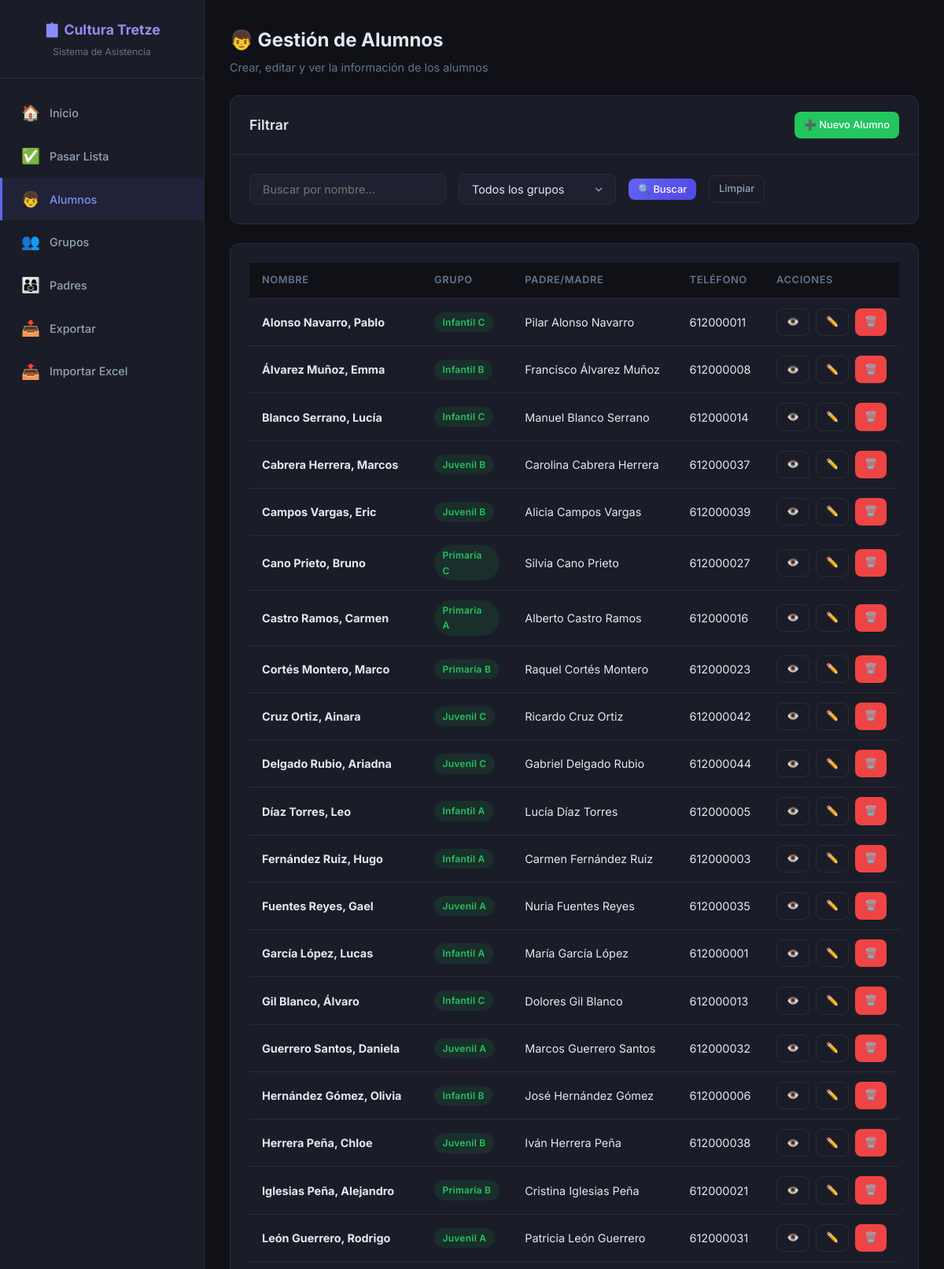
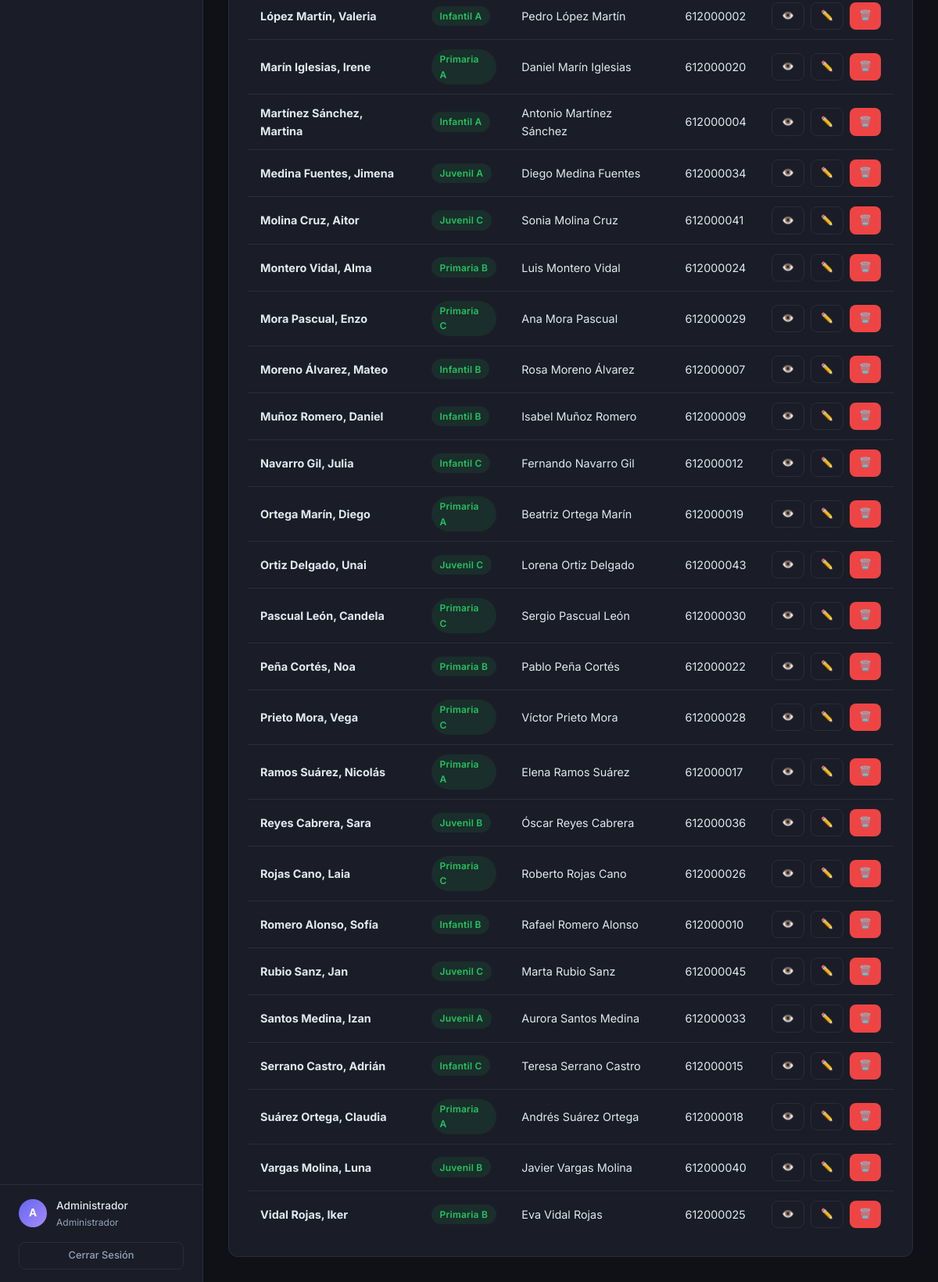
The app's page /admin/students.php (signed in) with its own data (2 pictures, top to bottom).
### tables this page shows
CREATE TABLE IF NOT EXISTS `students` (
    `id` INT AUTO_INCREMENT PRIMARY KEY,
    `name` VARCHAR(100) NOT NULL,
    `surname` VARCHAR(100) NOT NULL,
    `birthdate` DATE DEFAULT NULL,
    `parent_id` INT DEFAULT NULL,
    `group_id` INT DEFAULT NULL,
    `photo` VARCHAR(255) DEFAULT NULL,
    `notes` TEXT DEFAULT NULL,
    `created_at` DATETIME DEFAULT CURRENT_TIMESTAMP,
    FOREIGN KEY (`parent_id`) REFERENCES `users`(`id`) ON DELETE SET NULL,
    FOREIGN KEY (`group_id`) REFERENCES `groups`(`id`) ON DELETE SET NULL
);

CREATE TABLE IF NOT EXISTS `groups` (
    `id` INT AUTO_INCREMENT PRIMARY KEY,
    `name` VARCHAR(100) NOT NULL,
    `description` VARCHAR(255) DEFAULT NULL,
    `teacher_id` INT DEFAULT NULL,
    `created_at` DATETIME DEFAULT CURRENT_TIMESTAMP,
    FOREIGN KEY (`teacher_id`) REFERENCES `users`(`id`) ON DELETE SET NULL
);

CREATE TABLE IF NOT EXISTS `users` (
    `id` INT AUTO_INCREMENT PRIMARY KEY,
    `username` VARCHAR(50) NOT NULL UNIQUE,
    `password` VARCHAR(255) NOT NULL,
    `role` ENUM('admin', 'teacher', 'parent') NOT NULL DEFAULT 'parent',
    `name` VARCHAR(100) NOT NULL,
    `email` VARCHAR(100) DEFAULT NULL,
    `phone` VARCHAR(20) DEFAULT NULL,
    `created_at` DATETIME DEFAULT CURRENT_TIMESTAMP
);

### config/database.php (called while the page is built, shortened)
<?php
function getDB() {
    static $pdo = null;
    if ($pdo === null) {
        try {
            $dsn = "mysql:host=" . DB_HOST . ";dbname=" . DB_NAME . ";charset=" . DB_CHARSET;
            $pdo = new PDO($dsn, DB_USER, DB_PASS, [
                PDO::ATTR_ERRMODE            => PDO::ERRMODE_EXCEPTION,
                PDO::ATTR_DEFAULT_FETCH_MODE => PDO::FETCH_ASSOC,
                PDO::ATTR_EMULATE_PREPARES   => false,
            ]);
        } catch (PDOException $e) {
            die("Error de conexión: " . $e->getMessage());
        }
    }
    return $pdo;
}

### classes/Student.php (called while the page is built, shortened)
<?php
class Student {
    private $db;
    public function __construct() {
        $this->db = getDB();
    }
    public function getAll($filters = []) {
        $where = [];
        $params = [];
        $whereClause = !empty($where) ? 'WHERE ' . implode(' AND ', $where) : '';
        $sql = "SELECT s.*,
                       g.name AS group_name,
                       u.name AS parent_name,
                       u.phone AS parent_phone
                FROM students s
                LEFT JOIN `groups` g ON s.group_id = g.id
                LEFT JOIN users u ON s.parent_id = u.id
                $whereClause
                ORDER BY s.surname, s.name";
        $stmt = $this->db->prepare($sql);
        $stmt->execute($params);
        return $stmt->fetchAll();
    }
}

### admin/students.php (the view, shortened to what this page needs)
<?php
require_once __DIR__ . '/../classes/Auth.php';
require_once __DIR__ . '/../classes/Student.php';
$studentManager = new Student();
$action = $_GET['action'] ?? 'list';
$filterSearch = $_GET['search'] ?? '';
$filters = [];
$students = $studentManager->getAll($filters);
?>
<!DOCTYPE html>
<html lang="es">
<head>
    <link rel="stylesheet" href="<?= BASE_URL ?>/css/style.css">
</head>
<body>
    <div class="app-layout">
        <?php include __DIR__ . '/../includes/sidebar_admin.php'; ?>
        <main class="main-content">
            <div class="page-title fade-in">
                <h1>👦 Gestión de Alumnos</h1>
                <p>Crear, editar y ver la información de los alumnos</p>
            </div>
            <?php if ($action === 'list'): ?>
                <div class="card fade-in mb-3">
                    <div class="card-header">
                        <h3>Filtrar</h3>
                        <a href="?action=new" class="btn btn-success btn-sm">➕ Nuevo Alumno</a>
                    </div>
                    <div class="card-body">
                        <form method="GET" class="d-flex flex-wrap gap-2 align-center">
                            <input type="text" name="search" class="form-input" placeholder="Buscar por nombre..."
                                   value="<?= htmlspecialchars($filterSearch) ?>" style="max-width: 250px;">
                            <select name="group_id" class="form-select" style="max-width: 200px;">
                                <option value="">Todos los grupos</option>
                            </select>
                            <button type="submit" class="btn btn-primary btn-sm">🔍 Buscar</button>
                            <a href="?action=list" class="btn btn-outline btn-sm">Limpiar</a>
                        </form>
                    </div>
                </div>
                <div class="card fade-in">
                    <div class="card-body">
                        <?php if (empty($students)): ?>
                            <div class="empty-state">
                                <div class="icon">👦</div>
                                <h3>No hay alumnos</h3>
                                <p>Añade tu primer alumno.</p>
                                <a href="?action=new" class="btn btn-primary mt-2">➕ Añadir Alumno</a>
                            </div>
                        <?php else: ?>
                            <div class="table-responsive">
                                <table>
                                    <thead>
                                        <tr>
                                            <th>Nombre</th>
                                            <th>Grupo</th>
                                            <th>Padre/Madre</th>
                                            <th>Teléfono</th>
                                            <th>Acciones</th>
                                        </tr>
                                    </thead>
                                    <tbody>
                                        <?php foreach ($students as $s): ?>
                                            <tr>
                                                <td><strong><?= htmlspecialchars($s['surname'] . ', ' . $s['name']) ?></strong></td>
                                                <td>
                                                    <?php if ($s['group_name']): ?>
                                                        <span class="badge badge-present"><?= htmlspecialchars($s['group_name']) ?></span>
                                                    <?php else: ?>
                                                        <span class="badge badge-late">Sin grupo</span>
                                                    <?php endif; ?>
                                                </td>
                                                <td><?= htmlspecialchars($s['parent_name'] ?? '-') ?></td>
                                                <td><?= htmlspecialchars($s['parent_phone'] ?? '-') ?></td>
                                                <td>
                                                    <div class="d-flex gap-1">
                                                        <a href="?action=view&id=<?= $s['id'] ?>" class="btn btn-outline btn-sm">👁️</a>
                                                        <a href="?action=edit&id=<?= $s['id'] ?>" class="btn btn-outline btn-sm">✏️</a>
                                                        <a href="?delete=<?= $s['id'] ?>" class="btn btn-danger btn-sm"
                                                           onclick="return confirm('¿Estás seguro de eliminar este alumno?')">🗑️</a>
                                                    </div>
                                                </td>
                                            </tr>
                                        <?php endforeach; ?>
                                    </tbody>
                                </table>
                            </div>
                        <?php endif; ?>
                    </div>
                </div>
            <?php endif; ?>
        </main>
    </div>
</body>
</html>

### css/style.css (style rules this page uses)
:root { --primary: #6366f1; --primary-light: #818cf8; --primary-dark: #4f46e5; --primary-bg: rgba(99, 102, 241, 0.08); --success: #22c55e; --success-bg: rgba(34, 197, 94, 0.1); --danger: #ef4444; --danger-bg: rgba(239, 68, 68, 0.1); --warning: #f59e0b; --warning-bg: rgba(245, 158, 11, 0.1); --info: #3b82f6; --info-bg: rgba(59, 130, 246, 0.1); --bg: #0f1117; --bg-card: #1a1d27; --bg-card-hover: #22252f; --bg-input: #1e2130; --border: #2a2d3a; --border-focus: #6366f1; --text: #e2e8f0; --text-secondary: #94a3b8; --text-muted: #64748b; --sidebar-width: 260px; --header-height: 64px; --radius: 12px; --radius-sm: 8px; --shadow: 0 4px 24px rgba(0, 0, 0, 0.3); --shadow-sm: 0 2px 8px rgba(0, 0, 0, 0.2); --transition: all 0.2s ease; }
*, *::before, *::after { margin: 0; padding: 0; box-sizing: border-box; }
html { font-size: 16px; scroll-behavior: smooth; }
body { font-family: 'Inter', -apple-system, BlinkMacSystemFont, sans-serif; background: var(--bg); color: var(--text); line-height: 1.6; min-height: 100vh; -webkit-font-smoothing: antialiased; }
a { color: var(--primary-light); text-decoration: none; transition: var(--transition); }
.app-layout { display: flex; min-height: 100vh; }
.main-content { flex: 1; margin-left: var(--sidebar-width); padding: 2rem; min-height: 100vh; }
.card { background: var(--bg-card); border: 1px solid var(--border); border-radius: var(--radius); overflow: hidden; transition: var(--transition); }
.card-header { padding: 1.25rem 1.5rem; border-bottom: 1px solid var(--border); display: flex; align-items: center; justify-content: space-between; flex-wrap: wrap; gap: 0.75rem; }
.card-header h3 { font-size: 1.1rem; font-weight: 600; }
.card-body { padding: 1.5rem; }
.page-title { margin-bottom: 1.5rem; }
.page-title h1 { font-size: 1.5rem; font-weight: 700; }
.page-title p { color: var(--text-muted); font-size: 0.9rem; margin-top: 0.25rem; }
.table-responsive { overflow-x: auto; -webkit-overflow-scrolling: touch; }
table { width: 100%; border-collapse: collapse; }
thead th { background: var(--bg); padding: 0.75rem 1rem; text-align: left; font-size: 0.8rem; font-weight: 600; color: var(--text-muted); text-transform: uppercase; letter-spacing: 0.05em; white-space: nowrap; position: sticky; top: 0; }
tbody td { padding: 0.75rem 1rem; border-top: 1px solid var(--border); font-size: 0.9rem; vertical-align: middle; }
.btn { display: inline-flex; align-items: center; justify-content: center; gap: 0.5rem; padding: 0.6rem 1.25rem; border: none; border-radius: var(--radius-sm); font-family: inherit; font-size: 0.9rem; font-weight: 500; cursor: pointer; transition: var(--transition); white-space: nowrap; text-decoration: none; }
.btn-primary { background: linear-gradient(135deg, var(--primary), var(--primary-dark)); color: white; }
.btn-success { background: var(--success); color: white; }
.btn-danger { background: var(--danger); color: white; }
.btn-outline { background: transparent; border: 1px solid var(--border); color: var(--text-secondary); }
.btn-sm { padding: 0.4rem 0.75rem; font-size: 0.8rem; }
.form-input, .form-select, .form-textarea { width: 100%; padding: 0.65rem 1rem; background: var(--bg-input); border: 1px solid var(--border); border-radius: var(--radius-sm); color: var(--text); font-family: inherit; font-size: 0.9rem; transition: var(--transition); outline: none; }
.form-select { appearance: none; background-position: right 0.75rem center; background-repeat: no-repeat; background-size: 1.25em; padding-right: 2.5rem; }
.badge { display: inline-flex; align-items: center; padding: 0.2rem 0.65rem; border-radius: 50px; font-size: 0.75rem; font-weight: 600; letter-spacing: 0.02em; }
.badge-present { background: var(--success-bg); color: var(--success); }
.mb-3 { margin-bottom: 1.5rem; }
.d-flex { display: flex; }
.align-center { align-items: center; }
.gap-1 { gap: 0.5rem; }
.gap-2 { gap: 1rem; }
.flex-wrap { flex-wrap: wrap; }
.fade-in { animation: fadeIn 0.3s ease forwards; }

### records on screen
students: surname+name "Alonso Navarro, Pablo", group.name "Infantil C", parent.name "Pilar Alonso Navarro", parent.phone "612000011"
students: surname+name "Álvarez Muñoz, Emma", group.name "Infantil B", parent.name "Francisco Álvarez Muñoz", parent.phone "612000008"
students: surname+name "Blanco Serrano, Lucía", group.name "Infantil C", parent.name "Manuel Blanco Serrano", parent.phone "612000014"
students: surname+name "Cabrera Herrera, Marcos", group.name "Juvenil B", parent.name "Carolina Cabrera Herrera", parent.phone "612000037"
students: surname+name "Campos Vargas, Eric", group.name "Juvenil B", parent.name "Alicia Campos Vargas", parent.phone "612000039"
students: surname+name "Cano Prieto, Bruno", group.name "Primaria C", parent.name "Silvia Cano Prieto", parent.phone "612000027"
students: surname+name "Castro Ramos, Carmen", group.name "Primaria A", parent.name "Alberto Castro Ramos", parent.phone "612000016"
students: surname+name "Cortés Montero, Marco", group.name "Primaria B", parent.name "Raquel Cortés Montero", parent.phone "612000023"
students: surname+name "Cruz Ortiz, Ainara", group.name "Juvenil C", parent.name "Ricardo Cruz Ortiz", parent.phone "612000042"
students: surname+name "Delgado Rubio, Ariadna", group.name "Juvenil C", parent.name "Gabriel Delgado Rubio", parent.phone "612000044"
students: surname+name "Díaz Torres, Leo", group.name "Infantil A", parent.name "Lucía Díaz Torres", parent.phone "612000005"
students: surname+name "Fernández Ruiz, Hugo", group.name "Infantil A", parent.name "Carmen Fernández Ruiz", parent.phone "612000003"
students: surname+name "Fuentes Reyes, Gael", group.name "Juvenil A", parent.name "Nuria Fuentes Reyes", parent.phone "612000035"
students: surname+name "García López, Lucas", group.name "Infantil A", parent.name "María García López", parent.phone "612000001"
students: surname+name "Gil Blanco, Álvaro", group.name "Infantil C", parent.name "Dolores Gil Blanco", parent.phone "612000013"
students: surname+name "Guerrero Santos, Daniela", group.name "Juvenil A", parent.name "Marcos Guerrero Santos", parent.phone "612000032"
students: surname+name "Hernández Gómez, Olivia", group.name "Infantil B", parent.name "José Hernández Gómez", parent.phone "612000006"
students: surname+name "Herrera Peña, Chloe", group.name "Juvenil B", parent.name "Iván Herrera Peña", parent.phone "612000038"
students: surname+name "Iglesias Peña, Alejandro", group.name "Primaria B", parent.name "Cristina Iglesias Peña", parent.phone "612000021"
students: surname+name "León Guerrero, Rodrigo", group.name "Juvenil A", parent.name "Patricia León Guerrero", parent.phone "612000031"
students: surname+name "López Martín, Valeria", group.name "Infantil A", parent.name "Pedro López Martín", parent.phone "612000002"
students: surname+name "Marín Iglesias, Irene", group.name "Primaria A", parent.name "Daniel Marín Iglesias", parent.phone "612000020"
students: surname+name "Martínez Sánchez, Martina", group.name "Infantil A", parent.name "Antonio Martínez Sánchez", parent.phone "612000004"
students: surname+name "Medina Fuentes, Jimena", group.name "Juvenil A", parent.name "Diego Medina Fuentes", parent.phone "612000034"
students: surname+name "Molina Cruz, Aitor", group.name "Juvenil C", parent.name "Sonia Molina Cruz", parent.phone "612000041"
students: surname+name "Montero Vidal, Alma", group.name "Primaria B", parent.name "Luis Montero Vidal", parent.phone "612000024"
students: surname+name "Mora Pascual, Enzo", group.name "Primaria C", parent.name "Ana Mora Pascual", parent.phone "612000029"
students: surname+name "Moreno Álvarez, Mateo", group.name "Infantil B", parent.name "Rosa Moreno Álvarez", parent.phone "612000007"
students: surname+name "Muñoz Romero, Daniel", group.name "Infantil B", parent.name "Isabel Muñoz Romero", parent.phone "612000009"
students: surname+name "Navarro Gil, Julia", group.name "Infantil C", parent.name "Fernando Navarro Gil", parent.phone "612000012"
students: surname+name "Ortega Marín, Diego", group.name "Primaria A", parent.name "Beatriz Ortega Marín", parent.phone "612000019"
students: surname+name "Ortiz Delgado, Unai", group.name "Juvenil C", parent.name "Lorena Ortiz Delgado", parent.phone "612000043"
students: surname+name "Pascual León, Candela", group.name "Primaria C", parent.name "Sergio Pascual León", parent.phone "612000030"
students: surname+name "Peña Cortés, Noa", group.name "Primaria B", parent.name "Pablo Peña Cortés", parent.phone "612000022"
students: surname+name "Prieto Mora, Vega", group.name "Primaria C", parent.name "Víctor Prieto Mora", parent.phone "612000028"
students: surname+name "Ramos Suárez, Nicolás", group.name "Primaria A", parent.name "Elena Ramos Suárez", parent.phone "612000017"
students: surname+name "Reyes Cabrera, Sara", group.name "Juvenil B", parent.name "Óscar Reyes Cabrera", parent.phone "612000036"
students: surname+name "Rojas Cano, Laia", group.name "Primaria C", parent.name "Roberto Rojas Cano", parent.phone "612000026"
students: surname+name "Romero Alonso, Sofía", group.name "Infantil B", parent.name "Rafael Romero Alonso", parent.phone "612000010"
students: surname+name "Rubio Sanz, Jan", group.name "Juvenil C", parent.name "Marta Rubio Sanz", parent.phone "612000045"
students: surname+name "Santos Medina, Izan", group.name "Juvenil A", parent.name "Aurora Santos Medina", parent.phone "612000033"
students: surname+name "Serrano Castro, Adrián", group.name "Infantil C", parent.name "Teresa Serrano Castro", parent.phone "612000015"
students: surname+name "Suárez Ortega, Claudia", group.name "Primaria A", parent.name "Andrés Suárez Ortega", parent.phone "612000018"
students: surname+name "Vargas Molina, Luna", group.name "Juvenil B", parent.name "Javier Vargas Molina", parent.phone "612000040"
students: surname+name "Vidal Rojas, Iker", group.name "Primaria B", parent.name "Eva Vidal Rojas", parent.phone "612000025"

### other values on screen
substr(Auth::getUserName() ?? 'A', 0, 1) "A"
Auth::getUserName() "Administrador"
